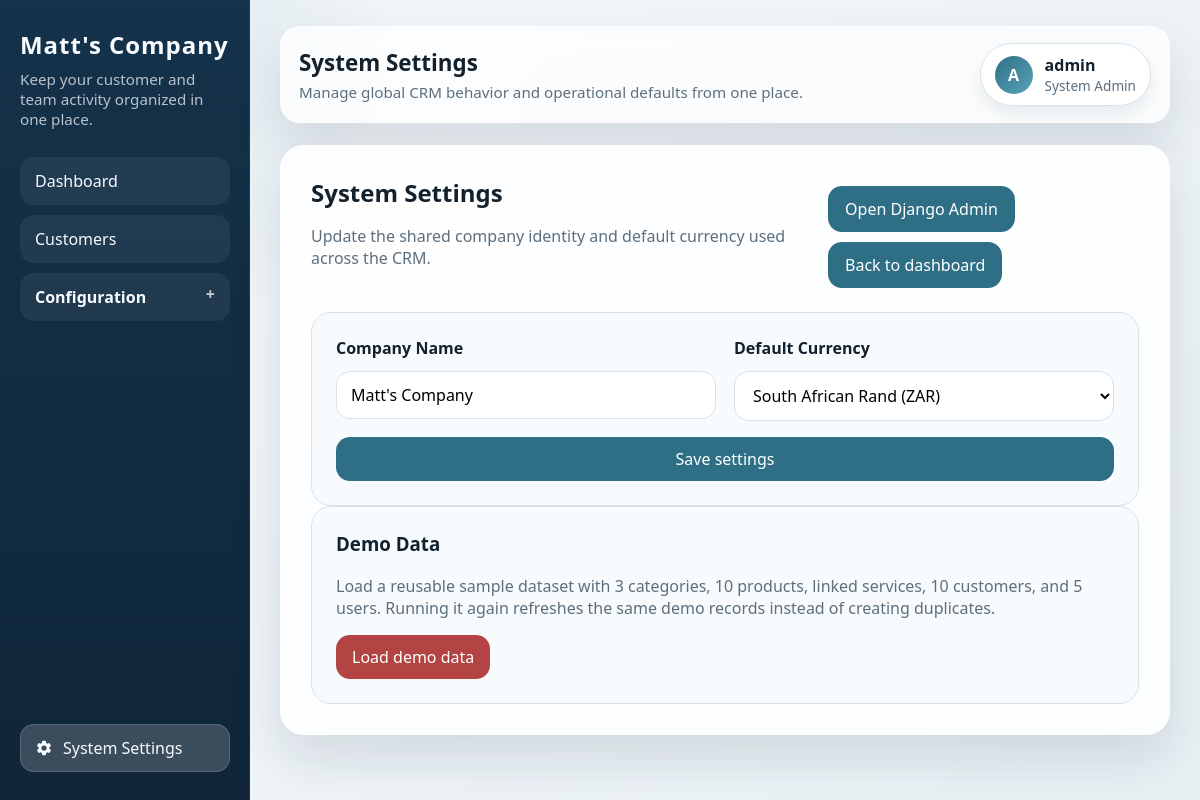
Screenshot of /system-settings/ (signed in) with the database file from the repository.
### crm/models/core.py (models this page shows, shortened)
class SystemSettings(models.Model):
    CURRENCY_ZAR = "ZAR"
    CURRENCY_USD = "USD"
    CURRENCY_EUR = "EUR"
    CURRENCY_CHOICES = (
        (CURRENCY_ZAR, "South African Rand (ZAR)"),
        (CURRENCY_USD, "US Dollar (USD)"),
        (CURRENCY_EUR, "Euro (EUR)"),
    )
    company_name = models.CharField(max_length=150, default="My CRM")
    default_currency = models.CharField(
        max_length=3,
        choices=CURRENCY_CHOICES,
        default=CURRENCY_ZAR,
    )
    class Meta:
        verbose_name = "system settings"
        verbose_name_plural = "system settings"
    @classmethod
    def get_solo(cls):
        settings, _ = cls.objects.get_or_create(pk=1)
        return settings

### crm/views/settings.py (the view)
# urls.py: path("system-settings/", system_settings, name="system_settings"),
@login_required
def system_settings(request):
    if not has_permission(request.user, "crm.change_systemsettings"):
        return HttpResponseForbidden("Only admin users can manage system settings.")
    settings = SystemSettings.get_solo()
    if request.method == "POST":
        if request.POST.get("action") == "load_demo_data":
            counts = load_demo_data()
            messages.success(
                request,
                "Demo data refreshed: "
                f"{counts['categories']} categories, "
                f"{counts['products']} products, "
                f"{counts['services']} services, "
                f"{counts['customers']} customers, and "
                f"{counts['users']} users. "
                f"Demo user password: {DEMO_PASSWORD}",
            )
            return redirect("system_settings")
        form = SystemSettingsForm(request.POST, instance=settings)
        if form.is_valid():
            messages.success(
                request,
                "System settings were updated.",
            )
            form.save()
            return redirect("system_settings")
    else:
        form = SystemSettingsForm(instance=settings)
    return render(
        request,
        "crm/system_settings.html",
        {
            "form": form,
        },
    )

### crm/forms/settings.py
class SystemSettingsForm(forms.ModelForm):
    class Meta:
        model = SystemSettings
        fields = ("company_name", "default_currency")
        labels = {
            "company_name": "Company Name",
            "default_currency": "Default Currency",
        }

### crm/authz/access.py (called while the page is built)
def can_manage_configuration(user):
    return get_access_level(user) in {ACCESS_LEVEL_ADMIN, ACCESS_LEVEL_SYSTEM_ADMIN}

def get_access_level(user):
    if not getattr(user, "is_authenticated", False):
        return ACCESS_LEVEL_USER
    if user.is_superuser or user.is_staff or user.groups.filter(name=SYSTEM_ADMIN_GROUP).exists():
        return ACCESS_LEVEL_SYSTEM_ADMIN
    if user.groups.filter(name=CRM_ADMIN_GROUP).exists():
        return ACCESS_LEVEL_ADMIN
    return ACCESS_LEVEL_USER

def get_access_level_label(user):
    access_level = get_access_level(user)
    if access_level == ACCESS_LEVEL_SYSTEM_ADMIN:
        return "System Admin"
    if access_level == ACCESS_LEVEL_ADMIN:
        return "Admin"
    return "User"

### crm/context_processors.py (called while the page is built)
def system_settings(request):
    settings = SystemSettings.get_solo()
    return {
        "system_settings": settings,
        "company_name": settings.company_name,
        "default_currency": settings.default_currency,
        "can_manage_configuration": can_manage_configuration(request.user),
        "user_access_level": get_access_level_label(request.user),
    }

### crm/views/common.py (called while the page is built)
def has_permission(user, permission):
    return user.is_superuser or user.has_perm(permission)

### crm/templates/crm/system_settings.html (shortened to what this page needs)
{% extends "crm/base.html" %}
{% block page_title %}System Settings{% endblock %}
{% block page_copy %}Manage global CRM behavior and operational defaults from one place.{% endblock %}
{% block content %}
    <div class="toolbar">
        <div>
            <h2>System Settings</h2>
            <p class="meta">Update the shared company identity and default currency used across the CRM.</p>
        </div>
        <div class="button-row">
            {% if request.user.is_staff %}
                <a class="button-link" href="/admin/">Open Django Admin</a>
            {% endif %}
            <a class="button-link" href="{% url 'home' %}">Back to dashboard</a>
        </div>
    </div>
    <section class="panel">
        <form method="post" class="form-grid">
            <div class="form-layout">
                {% for field in form %}
                    <div class="form-field">
                        <label for="{{ field.id_for_label }}">{{ field.label }}</label>
                        {{ field }}
                    </div>
                {% endfor %}
            </div>
            <button class="button" type="submit">Save settings</button>
        </form>
    </section>
    <section class="panel">
        <h3>Demo Data</h3>
        <p class="meta">
            Load a reusable sample dataset with 3 categories, 10 products, linked services, 10 customers, and 5 users.
            Running it again refreshes the same demo records instead of creating duplicates.
        </p>
        <form method="post">
            <button class="button danger" type="submit">Load demo data</button>
        </form>
    </section>
{% endblock %}

### crm/templates/crm/base.html (shortened to what this page needs)
{% load static %}
<!DOCTYPE html>
<html lang="en">
<head>
    <link rel="stylesheet" href="{% static 'crm/css/app.css' %}">
</head>
<body>
    <div class="app-shell">
        <aside class="sidebar">
            <h1 class="brand">{{ company_name }}</h1>
            <p class="sidebar-copy">Keep your customer and team activity organized in one place.</p>
            {% with current_url=request.resolver_match.url_name %}
            <nav class="nav" aria-label="Primary">
                <a class="{% if current_url == 'home' %}active{% endif %}" href="{% url 'home' %}">Dashboard</a>
                <a class="{% if current_url == 'customers' or current_url == 'create_customer' or current_url == 'edit_customer' %}active{% endif %}" href="{% url 'customers' %}">Customers</a>
                {% if can_manage_configuration %}
                    <details class="nav-group" >
                        <summary class="nav-group-toggle ">Configuration</summary>
                    </details>
                {% endif %}
            </nav>
            {% if can_manage_configuration %}
                <div class="sidebar-utility">
                    <a class="sidebar-utility-link {% if current_url == 'system_settings' %}active{% endif %}" href="{% url 'system_settings' %}">
                        <span>System Settings</span>
                    </a>
                </div>
            {% endif %}
            {% endwith %}
        </aside>
        <main class="content">
            <header class="topbar">
                <div>
                    <h1 class="topbar-title">{% block page_title %}CRM Workspace{% endblock %}</h1>
                    <p class="topbar-copy">{% block page_copy %}Manage your team, customers, and daily CRM flow.{% endblock %}</p>
                </div>
                <details class="profile-menu">
                    <summary class="profile-toggle">
                        <span class="avatar">{{ request.user.username|first|upper }}</span>
                        <span class="profile-meta">
                        <span class="profile-name">{{ request.user.get_full_name|default:request.user.username }}</span>
                        <span class="profile-role">
                                {{ user_access_level }}
                            </span>
                        </span>
                    </summary>
                </details>
            </header>
            <section class="card">
                {% block content %}{% endblock %}
            </section>
        </main>
    </div>
</body>
</html>

### rows the page displays
SystemSettings: company_name "Matt's Company", form "Matt's Company" "South African Rand (ZAR)"

### other values shown
{{ request.user.username|first|upper }} "A"
{{ request.user.get_full_name|default:request.user.username }} "admin"
{{ user_access_level }} "System Admin"
{{ field.label }} "Company Name" "Default Currency"
